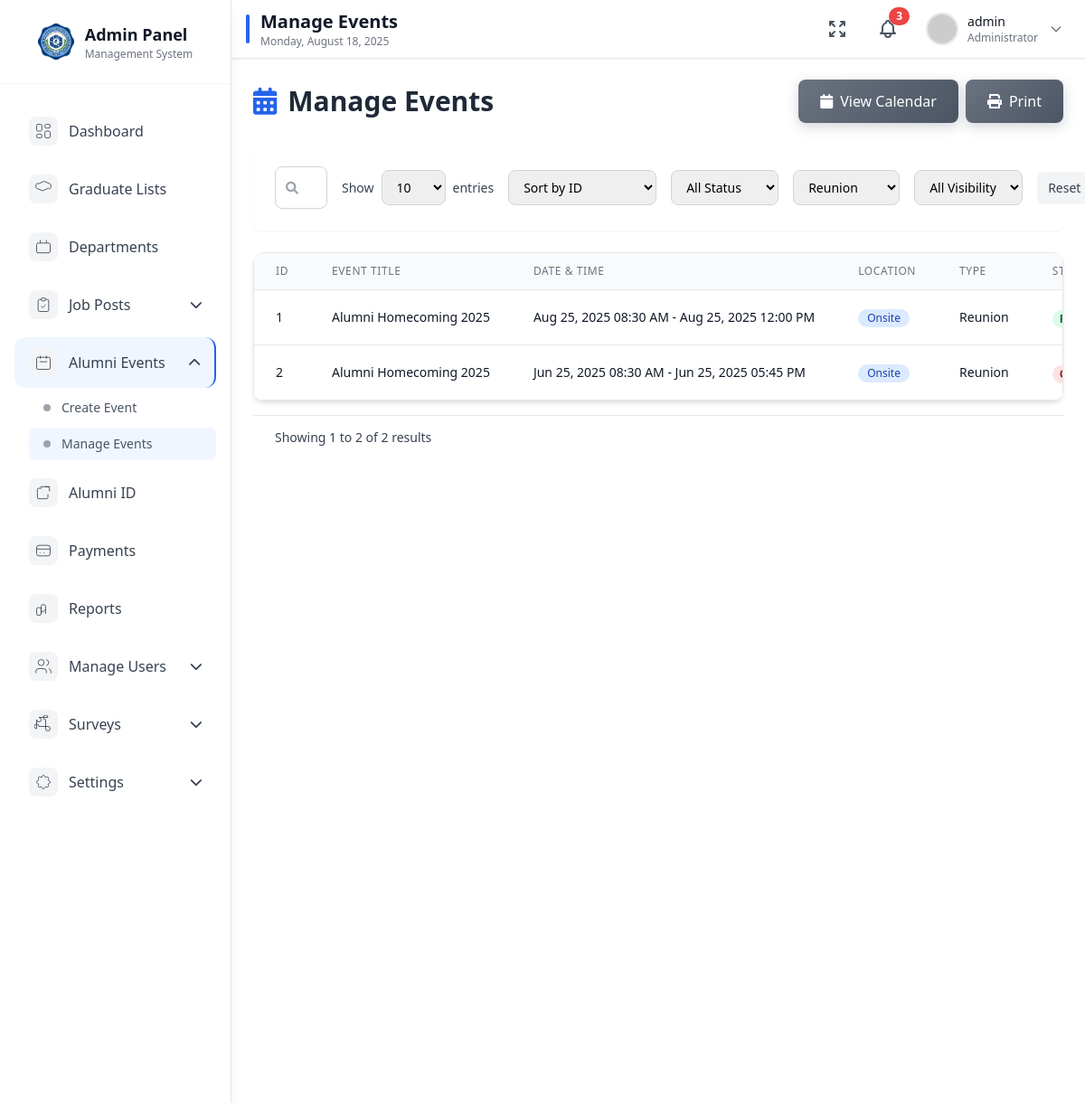
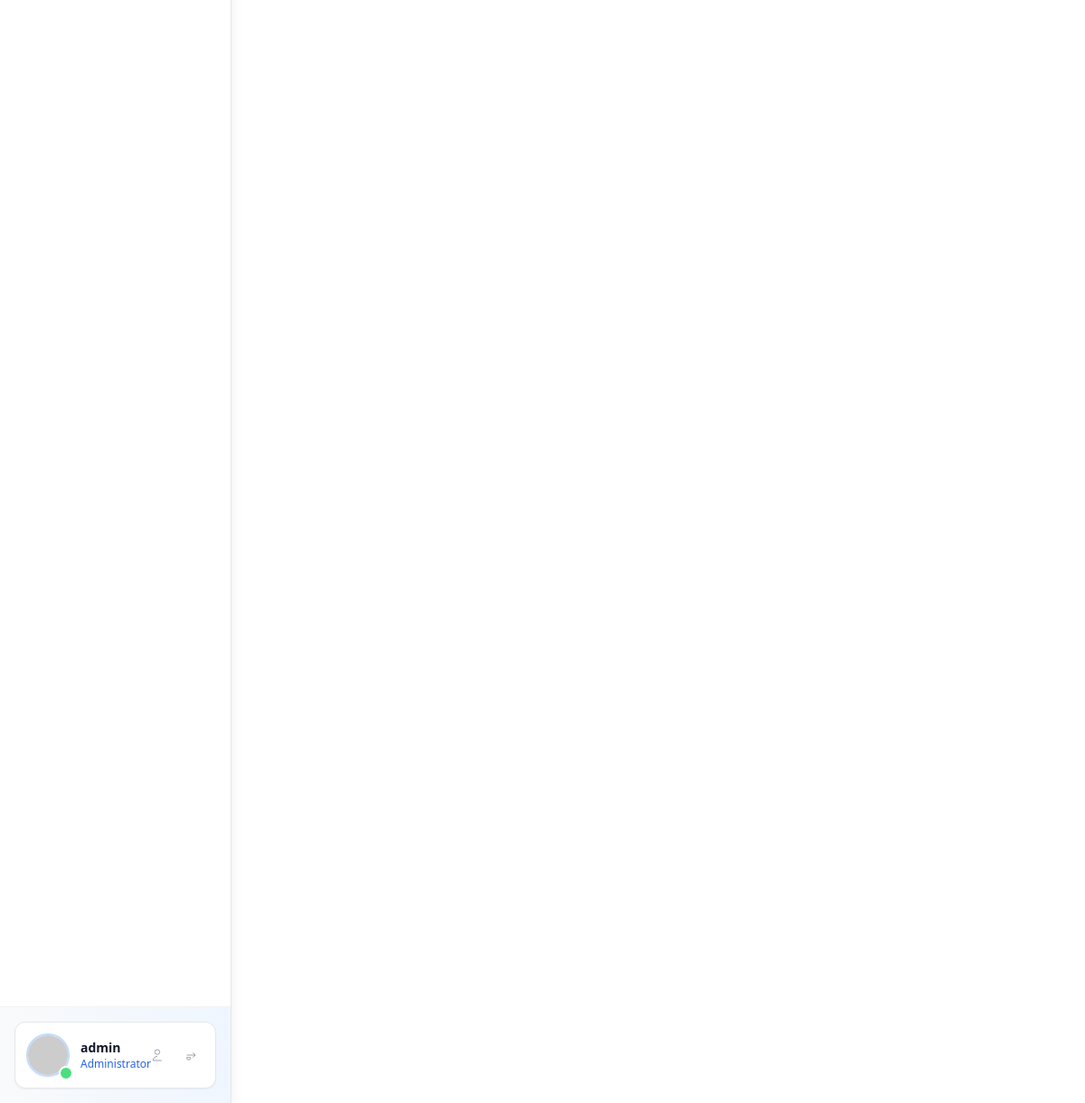
Page /Web-based/admin/manage-events.php?type=Reunion (signed in) on the committed database (2 pictures, top to bottom).
### tables this page shows
CREATE TABLE `alumni_events` (
  `id` int(11) NOT NULL,
  `event_title` varchar(255) NOT NULL,
  `event_description` text DEFAULT NULL,
  `event_type` enum('Reunion','Seminar','Webinar','Career Fair','Outreach','Other') NOT NULL,
  `event_category` enum('Academic','Social','Career','Other') DEFAULT NULL,
  `start_datetime` datetime NOT NULL,
  `end_datetime` datetime NOT NULL,
  `physical_address` text DEFAULT NULL,
  `online_link` varchar(255) DEFAULT NULL,
  `timezone` varchar(50) NOT NULL,
  `poster_image` varchar(255) DEFAULT NULL,
  `event_document` varchar(255) DEFAULT NULL,
  `registration_required` tinyint(1) DEFAULT 1,
  `max_attendees` int(11) DEFAULT NULL,
  `allow_guests` tinyint(1) DEFAULT 0,
  `auto_confirm` tinyint(1) DEFAULT 0,
  `contact_person` varchar(100) NOT NULL,
  `contact_email` varchar(100) NOT NULL,
  `contact_phone` varchar(20) DEFAULT NULL,
  `visibility` enum('public','private') DEFAULT 'public',
  `status` enum('Draft','Published','Cancelled','Completed') DEFAULT 'Draft',
  `created_at` timestamp NOT NULL DEFAULT current_timestamp(),
  `updated_at` timestamp NOT NULL DEFAULT current_timestamp() ON UPDATE current_timestamp()
);

### Web-based/admin/manage-events.php (the view, shortened to what this page needs)
<?php
include 'includes/header.php';
include 'includes/navbar.php';
include 'includes/sidebar.php';
$type = isset($_GET['type']) ? $_GET['type'] : '';
$search = isset($_GET['search']) ? $_GET['search'] : '';
$id_sort = isset($_GET['id_sort']) ? $_GET['id_sort'] : '';
$entries_options = [5, 10, 15, 20, 25, 50, 100];
$entries_per_page = isset($_GET['entries']) ? (int)$_GET['entries'] : 10;
$current_page_num = isset($_GET['page']) ? (int)$_GET['page'] : 1;
$offset = ($current_page_num - 1) * $entries_per_page;
$query = "SELECT * FROM alumni_events WHERE 1=1";
$count_query = "SELECT COUNT(*) as total FROM alumni_events WHERE 1=1";
$params = [];
if ($type) {
    $query .= " AND event_type = :type";
    $count_query .= " AND event_type = :type";
    $params[':type'] = $type;
}
if ($id_sort === 'asc') {
    $query .= " ORDER BY id ASC";
} elseif ($id_sort === 'desc') {
    $query .= " ORDER BY id DESC";
} else {
    $query .= " ORDER BY start_datetime DESC";
}
$query .= " LIMIT :offset, :limit";
try {
    $stmt = $conn->prepare($count_query);
    $stmt->execute($params);
    $total_records = $stmt->fetch(PDO::FETCH_ASSOC)['total'] ?? 0;
    $stmt = $conn->prepare($query);
    foreach ($params as $key => $value) {
        $stmt->bindValue($key, $value);
    }
    $stmt->bindValue(':offset', $offset, PDO::PARAM_INT);
    $stmt->bindValue(':limit', $entries_per_page, PDO::PARAM_INT);
    $stmt->execute();
    $result = $stmt->fetchAll(PDO::FETCH_ASSOC);
} catch (PDOException $e) {
    die("Query failed: " . $e->getMessage());
}
?>
<link href='https://cdn.jsdelivr.net/npm/fullcalendar@6.1.8/index.global.min.css' rel='stylesheet' />
<link rel="stylesheet" href="https://unpkg.com/tippy.js@6/dist/tippy.css" />
<div class="main-content min-h-screen flex flex-col bg-white pt-16 lg:ml-64 transition-all duration-300">
    <div class="flex-1 p-6">
        <div class="max-w-7xl mx-auto">
            <div class="flex justify-between items-center mb-6">
                <h1 class="text-3xl font-bold text-gray-800 flex items-center gap-3">
                    <i class="fas fa-calendar-alt text-blue-600"></i>
                    Manage Events
                </h1>
                <div class="flex space-x-2">
                    <button id="toggleCalendarBtn" class="pc-btn-secondary" type="button">
                        <i class="fas fa-calendar"></i> View Calendar
                    </button>
                    <button type="button" onclick="printTable()" class="pc-btn-secondary">
                        <i class="fas fa-print"></i> Print
                    </button>
                </div>
            </div>
            <div class="bg-white rounded-lg shadow-sm p-6 mb-6">
                <div class="flex flex-col md:flex-row justify-between items-center gap-4">
                    <div class="flex items-center gap-4 flex-1">
                        <div class="relative flex-1 max-w-md">
                            <input type="text" id="searchInput" placeholder="Search events..." class="search-input w-full" value="<?php echo htmlspecialchars($search); ?>">
                            <i class="fas fa-search search-icon"></i>
                        </div>
                        <div class="flex items-center space-x-2">
                            <label for="entriesPerPage" class="text-sm text-gray-700 whitespace-nowrap">Show</label>
                            <select id="entriesPerPage" class="border border-gray-300 rounded-lg px-3 py-2 text-sm focus:ring-2 focus:ring-blue-500 focus:border-blue-500 transition-all duration-200">
                                <?php foreach ($entries_options as $opt): ?>
                                    <option value="<?php echo $opt; ?>" <?php if ($entries_per_page == $opt) echo 'selected'; ?>><?php echo $opt; ?></option>
                                <?php endforeach; ?>
                            </select>
                            <span class="text-sm text-gray-700 whitespace-nowrap">entries</span>
                        </div>
                    </div>
                    <div class="flex items-center gap-4">
                        <select id="idSortSelect" class="px-3 py-2 border border-gray-300 rounded-lg focus:ring-2 focus:ring-blue-500 focus:border-blue-500 transition-colors duration-200 text-sm">
                            <option value="">Sort by ID</option>
                        </select>
                        <select id="statusSelect" class="px-3 py-2 border border-gray-300 rounded-lg focus:ring-2 focus:ring-blue-500 focus:border-blue-500 transition-colors duration-200 text-sm">
                            <option value="">All Status</option>
                        </select>
                        <select id="typeSelect" class="px-3 py-2 border border-gray-300 rounded-lg focus:ring-2 focus:ring-blue-500 focus:border-blue-500 transition-colors duration-200 text-sm">
                            <option value="Reunion" <?php echo $type === 'Reunion' ? 'selected' : ''; ?>>Reunion</option>
                        </select>
                        <select id="visibilitySelect" class="px-3 py-2 border border-gray-300 rounded-lg focus:ring-2 focus:ring-blue-500 focus:border-blue-500 transition-colors duration-200 text-sm">
                            <option value="">All Visibility</option>
                        </select>
                        <button type="button" id="resetFilterBtn" class="px-3 py-2 bg-gray-100 text-gray-700 rounded-lg hover:bg-gray-200 focus:outline-none focus:ring-2 focus:ring-gray-400 transition-colors duration-200 text-sm">
                            Reset
                        </button>
                    </div>
                </div>
            </div>
            <div class="table-container">
                <div class="overflow-x-auto rounded-lg border border-gray-200">
                    <div class="max-h-[600px] overflow-y-auto">
                        <table class="min-w-full divide-y divide-gray-200">
                            <thead class="bg-gray-50 sticky top-0 z-10">
                                <tr>
                                    <th class="px-6 py-3 text-left text-xs font-medium text-gray-500 uppercase tracking-wider bg-gray-50">ID</th>
                                    <th class="px-6 py-3 text-left text-xs font-medium text-gray-500 uppercase tracking-wider bg-gray-50">Event Title</th>
                                    <th class="px-6 py-3 text-left text-xs font-medium text-gray-500 uppercase tracking-wider bg-gray-50">Date & Time</th>
                                    <th class="px-6 py-3 text-left text-xs font-medium text-gray-500 uppercase tracking-wider bg-gray-50">Location</th>
                                    <th class="px-6 py-3 text-left text-xs font-medium text-gray-500 uppercase tracking-wider bg-gray-50">Type</th>
                                    <th class="px-6 py-3 text-left text-xs font-medium text-gray-500 uppercase tracking-wider bg-gray-50">Status</th>
                                </tr>
                            </thead>
                            <tbody id="tableBody" class="bg-white divide-y divide-gray-200">
                                <?php if (count($result) > 0): ?>
                                    <?php foreach ($result as $row): ?>
                                        <tr class="hover:bg-gray-50 transition-colors duration-150">
                                            <td class="px-6 py-4 whitespace-nowrap text-sm text-gray-900"><?php echo $row['id']; ?></td>
                                            <td class="px-6 py-4 whitespace-nowrap text-sm text-gray-900 font-medium"><?php echo htmlspecialchars($row['event_title']); ?></td>
                                            <td class="px-6 py-4 whitespace-nowrap text-sm text-gray-900">
                                                <?php
                                                $start = new DateTime($row['start_datetime']);
                                                $end = new DateTime($row['end_datetime']);
                                                echo $start->format('M d, Y h:i A') . ' - ' . $end->format('M d, Y h:i A');
                                                ?>
                                            </td>
                                            <td class="px-6 py-4 whitespace-nowrap">
                                                <div class="text-sm text-gray-900">
                                                    <?php
                                                    if ($row['physical_address']) {
                                                        echo '<span class="inline-flex items-center px-2.5 py-0.5 rounded-full text-xs font-medium bg-blue-100 text-blue-800">Onsite</span>';
                                                    } elseif ($row['online_link']) {
                                                        echo '<span class="inline-flex items-center px-2.5 py-0.5 rounded-full text-xs font-medium bg-green-100 text-green-800">Virtual</span>';
                                                    } else {
                                                        echo '<span class="inline-flex items-center px-2.5 py-0.5 rounded-full text-xs font-medium bg-gray-100 text-gray-800">TBA</span>';
                                                    }
                                                    ?>
                                                </div>
                                            </td>
                                            <td class="px-6 py-4 whitespace-nowrap text-sm text-gray-900"><?php echo htmlspecialchars($row['event_type']); ?></td>
                                            <td class="px-6 py-4 whitespace-nowrap">
                                                <span class="px-2 inline-flex text-xs leading-5 font-semibold rounded-full
                                                    <?php
                                                    switch($row['status']) {
                                                        case 'Published':
                                                            echo 'bg-green-100 text-green-800';
                                                            break;
                                                        case 'Cancelled':
                                                            echo 'bg-red-100 text-red-800';
                                                            break;
                                                    }
                                                    ?>">
                                                </span>
                                            </td>
                                        </tr>
                                    <?php endforeach; ?>
                                <?php endif; ?>
                            </tbody>
                        </table>
                    </div>
                </div>
            </div>
            <div class="bg-white px-4 py-3 flex items-center justify-between border-t border-gray-200 sm:px-6 mt-4">
                <div id="paginationInfo" class="text-sm text-gray-700">
                    Showing <span class="font-medium"><?php echo $offset + 1; ?></span> to <span class="font-medium"><?php echo min($offset + $entries_per_page, $total_records); ?></span> of <span class="font-medium"><?php echo $total_records; ?></span> results
                </div>
            </div>
        </div>
    </div>
</div>
<?php include 'includes/footer.php'; ?>
</body>
</html>

### Web-based/admin/includes/header.php (style rules this page uses)
.main-content { transition: all 0.3s ease-in-out; margin-left: 16rem; width: calc(100% - 16rem); }
.table-container { scrollbar-width: thin; scrollbar-color: #CBD5E0 #EDF2F7; }

### Web-based/admin/manage-events.php (style rules this page uses)
.search-input { padding: 0.75rem 1rem 0.75rem 2.5rem; border: 1px solid #d1d5db; border-radius: 0.5rem; font-size: 0.875rem; transition: all 0.2s; }
.search-icon { position: absolute; left: 0.75rem; top: 50%; transform: translateY(-50%); color: #9ca3af; font-size: 0.875rem; }
.pc-btn-secondary { background: linear-gradient(135deg, #6B7280 0%, #4B5563 100%); color: white; padding: 0.75rem 1.5rem; border-radius: 0.5rem; font-weight: 500; text-decoration: none; display: inline-flex; align-items: center; gap: 0.5rem; transition: all 0.3s ease; border: none; cursor: pointer; box-shadow: 0 4px 14px rgba(107, 114, 128, 0.3); }
.table-container { background: white; border-radius: 0.75rem; box-shadow: 0 4px 6px -1px rgba(0, 0, 0, 0.1), 0 2px 4px -1px rgba(0, 0, 0, 0.06); overflow: hidden; position: relative; }

### rows in the picture
alumni_events: id "1", event_title "Alumni Homecoming 2025", start_datetime "Aug 25, 2025 08:30 AM", end_datetime "Aug 25, 2025 12:00 PM", shows "Onsite", event_type "Reunion"
alumni_events: id "2", event_title "Alumni Homecoming 2025", start_datetime "Jun 25, 2025 08:30 AM", end_datetime "Jun 25, 2025 05:45 PM", shows "Onsite", event_type "Reunion"

### other values in the picture
str_replace(['.php', '-'], ['', ' '], $current_page) "Manage Events"
$admin_name "admin"
$offset + 1 "1"
min($offset + $entries_per_page, $total_records) "2"
$total_records "2"
form field value "10"
